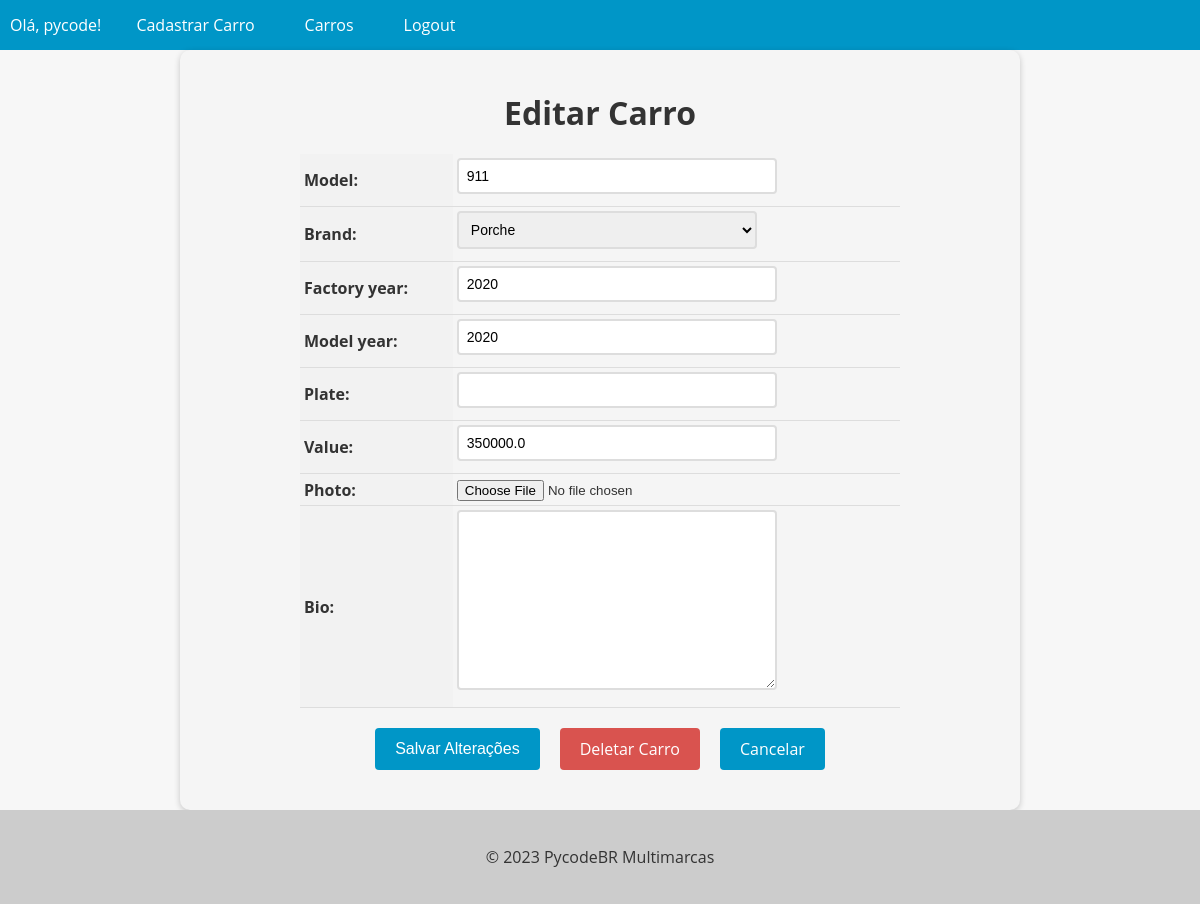
The page /car/2/update/ (signed in) on the database as committed earlier.
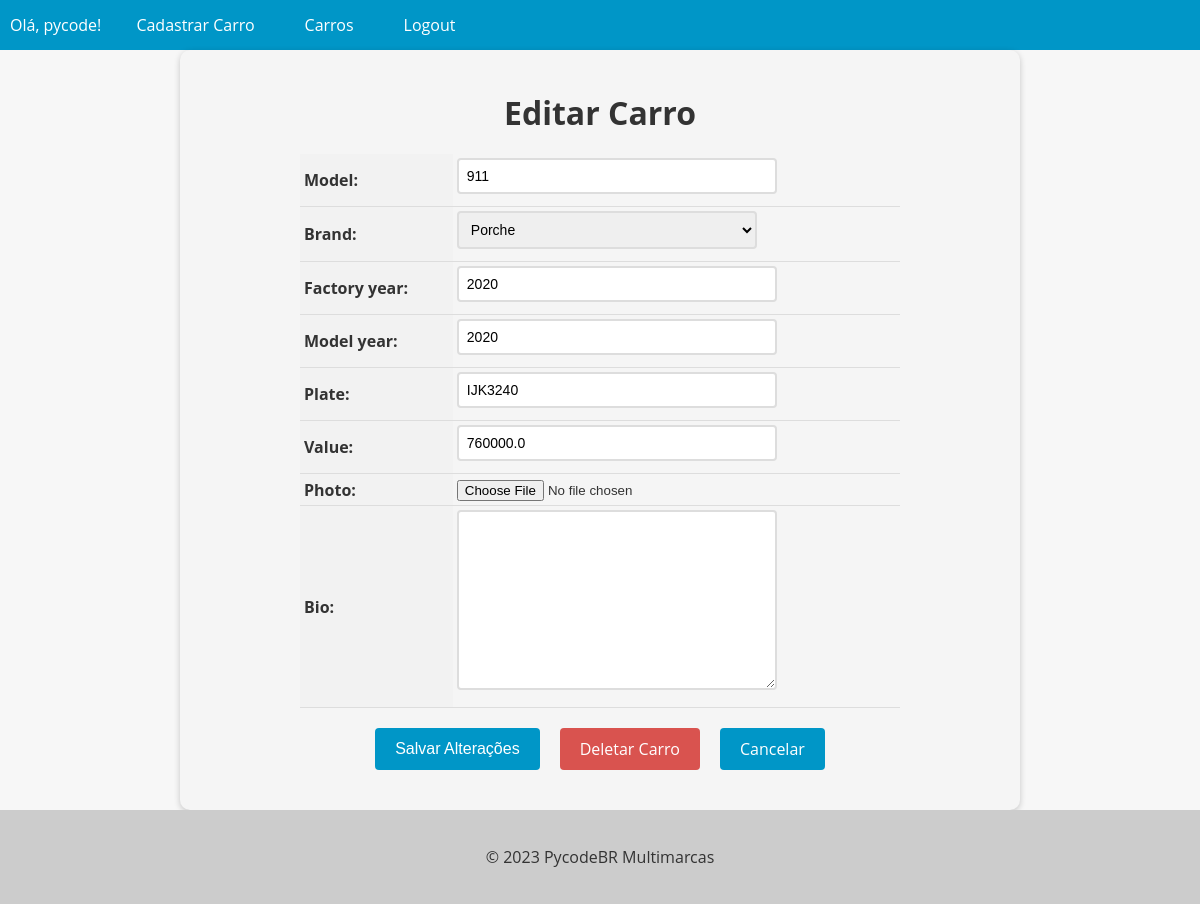
The same page on the database as committed later.
### cars/models.py (models this page shows, shortened)
class Car(models.Model):
    id = models.AutoField(primary_key=True)
    model = models.CharField(max_length=200)
    brand = models.ForeignKey(Brand, on_delete=models.PROTECT, related_name='car_brand')
    factory_year = models.IntegerField(blank=True, null=True)
    model_year = models.IntegerField(blank=True, null=True)
    plate = models.CharField(max_length=10, blank=True, null=True)
    value = models.FloatField(blank=True, null=True)
    photo = models.ImageField(upload_to='cars/', blank=True, null=True)
    bio = models.TextField(blank=True, null=True)

### cars/views.py (the view, shortened to what this page needs)
# urls.py: path('car/<int:pk>/update/', CarUpdateView.as_view(), name='car_update'),
@method_decorator(login_required(login_url='login'), name='dispatch')
class CarUpdateView(UpdateView):
    model = Car
    form_class = CarModelForm
    template_name = 'car_update.html'

### cars/forms.py (shortened to what this page needs)
class CarModelForm(forms.ModelForm):
    class Meta:
        model = Car
        fields = '__all__'

### cars/models.py (called while the page is built)
    def __str__(self):
        return self.name

### cars/templates/car_update.html (shortened to what this page needs)
{% extends "base.html" %}
{% block content %}
    <form method="post" enctype="multipart/form-data">
    <h1>Editar Carro</h1>
    <table>
        {{ form.as_table }}
    </table>
    <div>
        <div class="buttons-container">
            <input type="submit" value="Salvar Alterações" class="btn btn-primary">
            <a href="{% url 'car_delete' pk=car.pk %}" class="btn btn-danger">Deletar Carro</a>
            <a href="{% url 'car_detail' pk=car.pk %}" class="btn btn-secondary">Cancelar</a>
        </div>
    </div>
    </form>
{% endblock %}

Rows that differ between the two databases and show on the page:
changed Car "Porche": plate (not shown) → "IJK3240"; value "350000.0" → "760000.0"
